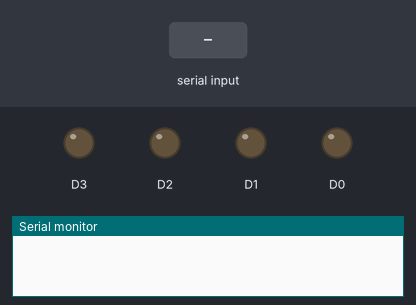
This sketch was run on a simulated ESP8266 (NodeMCU). Shown: output pins drawn as LEDs (lit = HIGH), the last lines printed to the serial monitor. The test bench sets the inputs (shaded band).

Above: at 1.2 s.
1.3 s: "yes" received over Serial
At 2.8 s:
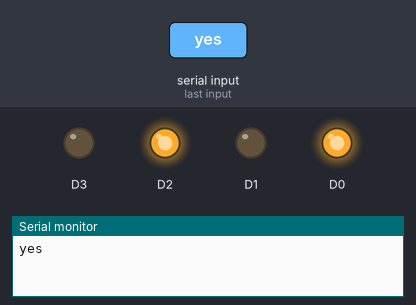
3.8 s: "no" received over Serial
At 5.9 s:
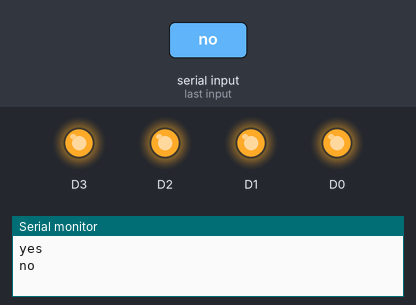
Timing chart, 0 to 7.4 s (numbered marks = the images above; inputs shaded):
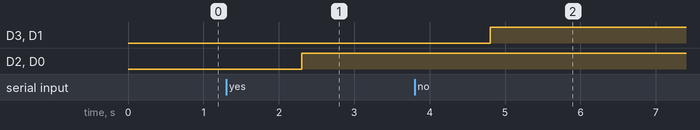

The sketch:

Bluetooth.ino
```cpp
String b;
String c;
void setup() {
 pinMode(D0,OUTPUT);
 pinMode(D1,OUTPUT);
 pinMode(D2,OUTPUT);
 pinMode(D3,OUTPUT);
 Serial.begin(9600);
}
void loop()
{
  if (Serial.available())
  {
    b=Serial.readString();
    Serial.println(b);
    if( b=="yes")
    {
      digitalWrite(D0,HIGH);
      digitalWrite(D2,HIGH);
      //digitalWrite(D2,HIGH);
      //digitalWrite(D3,LOW);
      delay(1000);
    }

    if ( b=="no")
    {
    //  digitalWrite(D1,HIGH);
      //digitalWrite (D0,LOW);
      digitalWrite(D3,HIGH);
      digitalWrite(D1,HIGH);
      delay(1000);
  }
  }
}
```

Measured:
- after the input at 1.3 s, D2, D0: LOW → HIGH after 1.0 s
- after the input at 3.8 s, D3, D1: LOW → HIGH after 1.0 s
